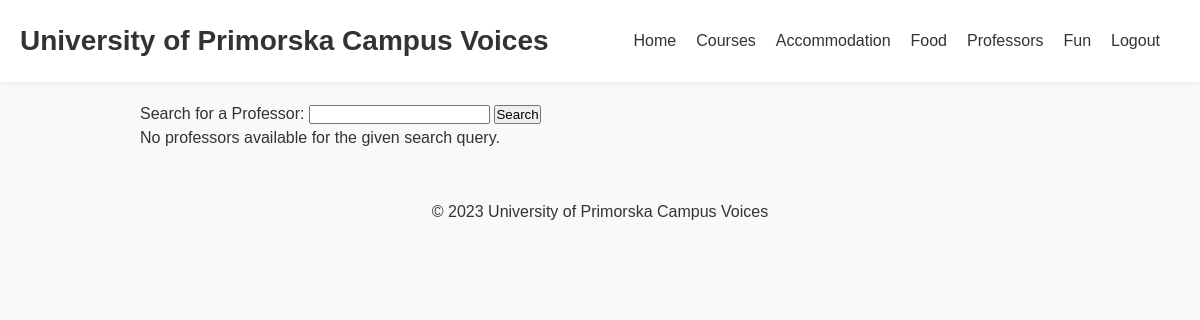
The page /primorskaProfessors.php on the database as committed earlier.
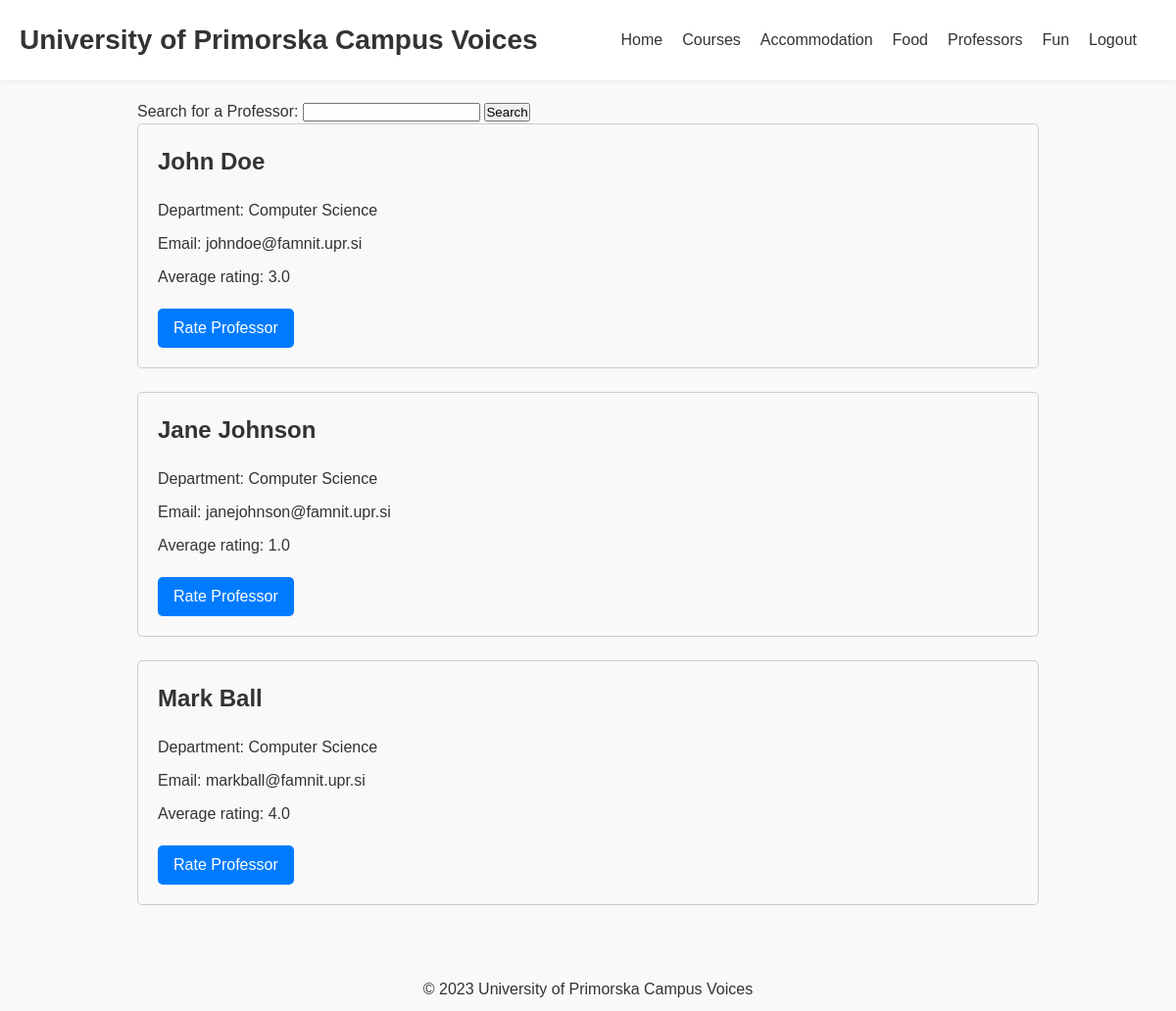
The same page on the database as committed later.
### tables this page shows
CREATE TABLE `Professor` (
  `id` int(11) NOT NULL,
  `name` varchar(20) NOT NULL,
  `surname` varchar(20) NOT NULL,
  `email` varchar(255) NOT NULL,
  `department` varchar(255) NOT NULL
);

### primorskaProfessors.php (the view, shortened to what this page needs)
<?php
include "header.php";
?>
<!DOCTYPE html>
<html>
<head>
    <link rel="stylesheet" type="text/css" href="stylePrimorskaCourses.css">
    <link rel="stylesheet" type="text/css" href="header.css">
</head>
<body>
    <div class="container">
        <div class="search-form">
            <form method="get" action="primorskaProfessors.php">
                <label for="search">Search for a Professor:</label>
                <input type="text" id="search" name="search" required>
                <input type="submit" value="Search">
            </form>
        </div>
        <div class="professors">
            <?php
            include 'db_conn.php';
            $search = $_GET['search'] ?? '';
            $query = "SELECT Professor.*, AVG(ProfessorReview.stars) AS average_rating
                      FROM Professor
                      LEFT JOIN ProfessorReview ON Professor.id = ProfessorReview.professor_id
                      WHERE Professor.name LIKE '%$search%' OR Professor.surname LIKE '%$search%'
                      GROUP BY Professor.id";
            $result = mysqli_query($conn, $query);
            if (mysqli_num_rows($result) > 0) {
                while ($row = mysqli_fetch_assoc($result)) {
                    $id = $row['id'];
                    $name = $row['name'];
                    $surname = $row['surname'];
                    $department = $row['department'];
                    $email = $row['email'];
                    $averageRating = $row['average_rating'];
                    echo '<div class="course">';
                    echo '<h2>' . $name . ' ' . $surname . '</h2>';
                    echo '<p>Department: ' . $department . '</p>';
                    echo '<p>Email: ' . $email . '</p>';
                    echo '<p>Average rating: ' . number_format($averageRating, 1) . '</p>';
                    echo '<a href="currentProfessor.php?id=' . $id . '">Rate Professor</a>';
                    echo '</div>';
                    echo '<br>';
                }
            } else {
                echo '<p>No professors available for the given search query.</p>';
            }
            ?>
        </div>
    </div>
    <footer>
        <p>&copy; 2023 University of Primorska Campus Voices</p>
    </footer>
</body>
</html>

Rows that differ between the two databases and show on the page:
added professor: name "John", surname "Doe", department "Computer Science", email "johndoe@famnit.upr.si", averageRating "3.0"
added professor: name "Jane", surname "Johnson", department "Computer Science", email "janejohnson@famnit.upr.si", averageRating "1.0"
added professor: name "Mark", surname "Ball", department "Computer Science", email "markball@famnit.upr.si", averageRating "4.0"
Other text that changed with them:
text no longer shown: "No professors available for the given search query."
